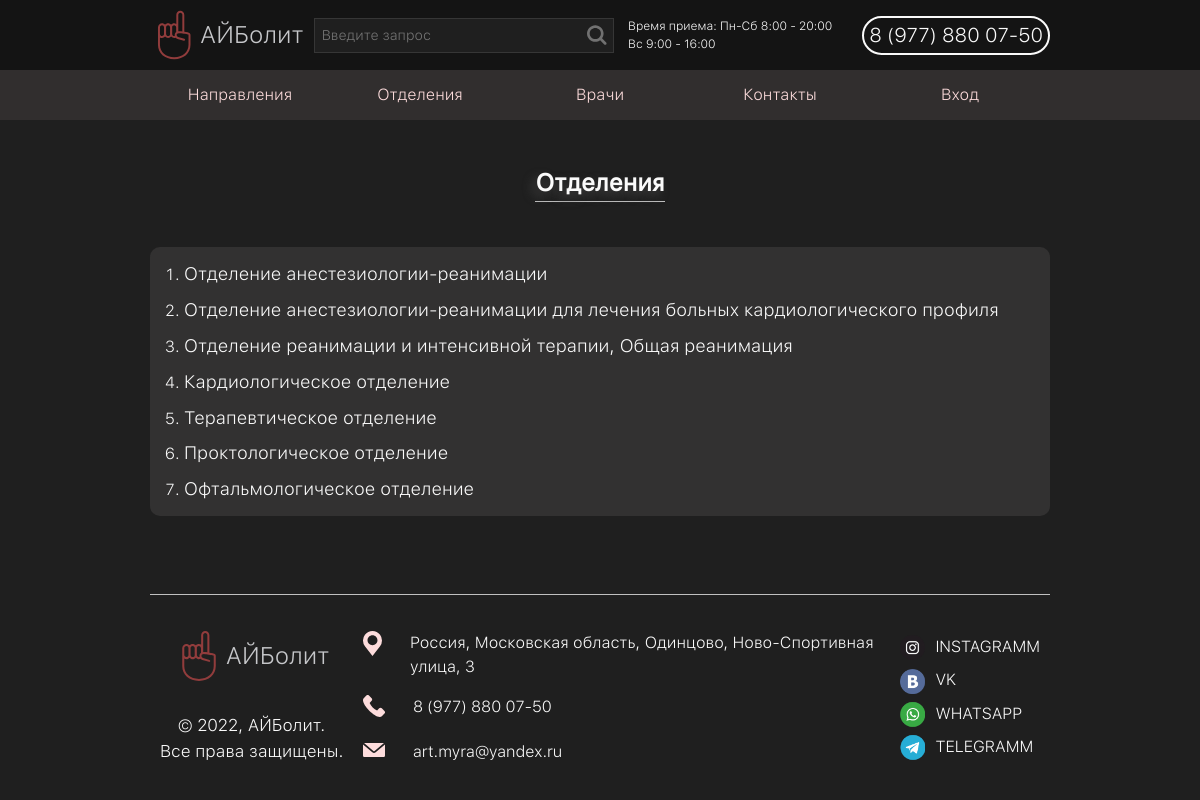
The page /departments on the database its author committed.
### tables this page shows
CREATE TABLE `departments` (
  `id` int NOT NULL,
  `name` varchar(100) NOT NULL,
  `department_head` smallint NOT NULL,
  `short_description` text NOT NULL,
  `description` text NOT NULL
);

### config/routes.php (called while the page is built)
<?php
    return [
        "contacts" => "contacts/index",
        "doctors" => "doctors/index",
        "doctors/(\d+)" => "doctors/single/$1",
        "departments" => "departments/index",
        "departments/(\d+)" => "departments/single/$1",
        "directions" => "directions/index",
        "directions/(\d+)" => "directions/single/$1",
        "appointment/register" => "appointments/redirect",
        "user/register" => "user/register",
        "user/auth" => "user/auth",
        "user/logout" => "user/logout",
        "appointment" => "appointments/appointmentlist",
        "user/api" => "user/api"
    ]
?>

### controllers/DepartmentsController.php (called while the page is built, shortened)
<?php
    require_once 'models/DB.php';
    class DepartmentsController{
        public function actionIndex(){
            require_once 'models/departments.php';
            $modeldepartment = new modelDepartments();
            $departments_data = $modeldepartment->get_list(null);
            require_once 'views/departments/index.php';
        }
    }
?>

### index.php (called while the page is built, shortened)
<?php
    require_once 'components/Router.php';
    $router = new Router();
    $router->run();
?>

### models/departments.php (called while the page is built, shortened)
<?php
    class modelDepartments{
        private $Connect_db = false;
        public function __construct(){
            require_once 'models/DB.php';
            $this->Connect_db = new Connect_db();
        }
        public function get_list($limit = 10){
            $this->Connect_db->Connect();
            $data = $this->Connect_db->query("SELECT `id`, `name` FROM `departments` ".($limit !== null?"LIMIT ".$limit:""));
            $this->Connect_db->Close_Connect();
            return $data;
        }
    }
?>

### models/DB.php (called while the page is built, shortened)
<?php
    class Connect_db{
        private $MySql = false;
        public function Connect(){
            $this->MySql = new Mysqli('127.0.0.1', 'mysql', '', 'aibolit');
            $this->MySql->set_charset('utf8');
            return $this->MySql;
        }
        public function Close_Connect(){
            return true;
        }
        public function query($String_query, $type = null){
            $data = $this->MySql->query($String_query);
            if($this->MySql != false){
                if($type == null)
                    return $this->Sort_Result($data);
                else
                    return $this->Sort_Result($data, $type);
            }else{
                return 'Connection error!';
            }
        }
        private function Sort_Result($data, $type = 'associative'){
            $result = array();
            if($type == 'associative')
                while(($row = $data->fetch_assoc()) != false)
                    $result[] = $row;
            else if($type == 'indexed')
                while(($row = $data->fetch_row()) != false)
                    $result[] = $row;
            return $result;
        }
    }
?>

### views/departments/index.php (the view, shortened to what this page needs)
<!DOCTYPE html>
<html lang="en">
<head>
    <link rel="stylesheet" href="/css/reset.css">
    <link rel="stylesheet" href="/css/base.css">
    <link rel="stylesheet" href="/css/departments.css">
</head>
<body>
    <?php
        require_once 'views/layouts/header.php';
    ?>
    <div class="content">
        <section class="section-departments">
            <div class="wrap wrap_column">
                <div class="header_block"><h1>Отделения</h1></div>
                <div class="section-departments_block-list list-block">
                    <ol class="section-departments_block-list_items list-block_items">
                        <?php foreach($departments_data as $item): ?>
                            <li class="section-departments_block-list_items-content list-block_items_content"><a href="departments/<?=$item['id']?>"><?=$item['name']?></a></li>
                        <?php endforeach; ?>
                    </ol>
                </div>
            </div>
        </section>
    </div>
    <?php
        require_once 'views/layouts/footer.php';
    ?>
</body>
</html>

### components/Router.php (shortened to what this page needs)
<?php
    class Router{
        private $routes;
        public function __construct(){
            $this->routes = require_once 'config/routes.php';
        }
        public function run(){
            $uri = $this->Get_URI();
            foreach($this->routes as $uri_pattern => $path){
                if(preg_match("~^$uri_pattern$~", $uri)){
                    $path_array = explode("/", $path);
                    $ControllerName = ucfirst($path_array[0]);
                    $ActionName = ucfirst($path_array[1]);
                    $parameters = explode("/", preg_replace("~$uri_pattern~", $path, $uri));
                    unset($parameters[0], $parameters[1]);
                    $this->Drawing($ControllerName, $ActionName, $parameters);
                    exit;
                }
            }
        }
        private function Get_URI(){
            if(!empty($uri = $_SERVER['REQUEST_URI']))
            {
                $uri = str_replace($_SERVER['CONTEXT_PREFIX'], '', $uri);
                $uri = trim($uri, '/');
                return $uri;
            }
        }
        private function Drawing($ControllerName, $ActionName, array $parameters = Array()){
            $controllerObj = new $ControllerName();
            call_user_func_array([$controllerObj, 'action'.$ActionName], $parameters);
        }
    }
?>

### css/base.css (style rules this page uses)
* { font-family: 'San Francisco Text Light'; }
body { background-color: #1f1f1f; display: flex; flex-direction: column; }
body > .content { flex: 1 1 auto; }
.wrap { display: flex; width: 75%; margin: 0 auto; justify-content: center; }
.wrap_column { flex-direction: column; }
.header_block { display: flex; justify-content: center; margin: 5% 0; }
.header_block > h1 { font-family: 'San Francisco Text Regular'; text-shadow: -5px 5px 10px #414040; color: #fafafa; text-align: center; font-size: 24px; border-bottom: 1px solid silver; }
.list-block { display: flex; flex-direction: column; width: 100%; color: #fafafa; background-color: #323131; border-radius: 10px; padding: .5% 1%; }
.list-block_items { margin: -1% 12.5px; }
.list-block_items_content { list-style: decimal; margin: 1% 25px; }
.list-block_items_content > a { color: #fafafa; text-decoration: none; font-size: 18px; height: 30px; }

### css/departments.css (style rules this page uses)
.section-departments > .wrap { flex-direction: column; }

### rows shown on the page
departments: name "Отделение анестезиологии-реанимации"
departments: name "Отделение анестезиологии-реанимации для лечения больных кардиологического профиля"
departments: name "Отделение реанимации и интенсивной терапии, Общая реанимация"
departments: name "Кардиологическое отделение"
departments: name "Терапевтическое отделение"
departments: name "Проктологическое отделение"
departments: name "Офтальмологическое отделение"

### other values the page prints
$HeaderData['Site_info']['site_name'] "АЙБолит"
$itemList['name'] "Направления"
$itemList['name'] "Отделения"
$itemList['name'] "Врачи"
$itemList['name'] "Контакты"
$FooterData['Site_info']['site_name'] "АЙБолит"
$FooterData['Site_info']['our_address'] "Россия, Московская область, Одинцово, Ново-Спортивная улица, 3"
$FooterData['Site_info']['our_mail'] "art.myra@yandex.ru"
$social_class "INSTAGRAMM"
$social_class "VK"
$social_class "WHATSAPP"
$social_class "TELEGRAMM"
